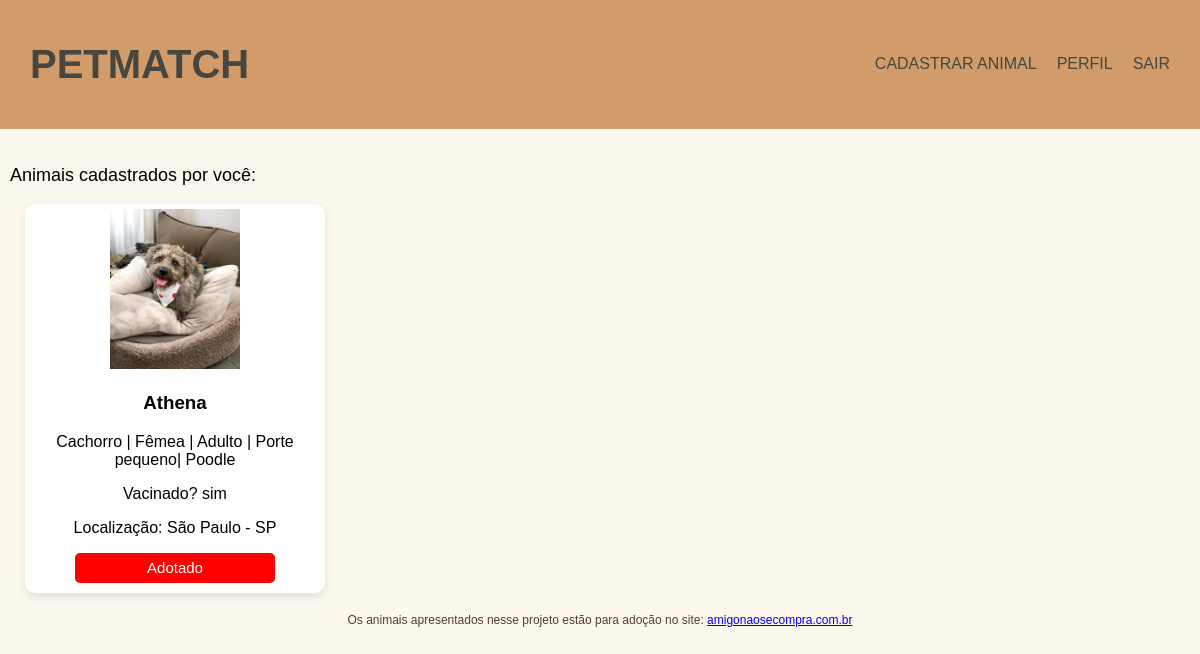
Page /doador (signed in) on the committed database.
### models.py (models this page shows)
class Animal(bdPetMatch.Model):
    __tablename__ = 'animal'
    id = bdPetMatch.Column(bdPetMatch.Integer, primary_key=True)
    nome = bdPetMatch.Column(bdPetMatch.String(150), nullable=False)
    imagem = bdPetMatch.Column(bdPetMatch.String(500), nullable=False)
    descricao = bdPetMatch.Column(bdPetMatch.String(200), nullable=False)
    vacinacao = bdPetMatch.Column(bdPetMatch.String(50), nullable=False)
    localizacao = bdPetMatch.Column(bdPetMatch.String(150), nullable=False)
    status = bdPetMatch.Column(bdPetMatch.String(80), default="Disponível")
    doador_id = bdPetMatch.Column(bdPetMatch.Integer, bdPetMatch.ForeignKey('usuario.id'), nullable=False)

### main.py (the view)
@app.route('/doador')
@login_required
def doador():
    animais = Animal.query.filter_by(doador_id=current_user.id).all()
    return render_template('doador.html', nome=current_user.nome, email=current_user.email, role=current_user.role, animais=animais)

### main.py (called while the page is built)
@lm.user_loader
def user_loader(id):
    usuario = bdPetMatch.session.query(Usuario).filter_by(id=id).first()
    return usuario

### templates/doador.html (shortened to what this page needs)
<!DOCTYPE html>
<html lang="pt-br">
<head>
</head>
<body>
    <div class="header">
        <h1>PETMATCH</h1>
        <div class="nav-links">
            <a href="{{ url_for('cadastroAnimal') }}">CADASTRAR ANIMAL</a>
            <a href="#">PERFIL
            </a>
            <a href="{{ url_for('logout') }}">SAIR</a>
        </div>
    </div>
    <br>
    <p class="txt">Animais cadastrados por você:</p>
    <div class="container">
            {% for animal in animais %}
            <div class="card">
                    <img src="{{ animal.imagem }}" alt="{{ animal.nome }}" width="130">
                    <h3>{{ animal.nome }}</h3>
                    <p>{{ animal.descricao }}</p>
                    <p>Vacinado? {{animal.vacinacao}}</p>
                    <p>Localização: {{ animal.localizacao }}</p>
                    <button class="disponivel {% if animal.status == 'Adotado' %} adotado {% endif %}"
                        {% if animal.status == 'Adotado' %} disabled {% endif %}>
                        {% if animal.status == 'Adotado' %} Adotado {% else %} {{ animal.status }} {% endif %}
                    </button>
                </div>
            {% endfor %}
    </div>
    <div class="footer">
        <p>Os animais apresentados nesse projeto estão para adoção no site: <a href="http://amigonaosecompra.com.br" target="_blank">amigonaosecompra.com.br</a></p>
    </div>
</body>
</html>

### templates/doador.html (style rules this page uses)
body { font-family: Arial, sans-serif; background-color: #fdf8ed; margin: 0; padding: 0; }
.header { display: flex; justify-content: space-between; align-items: center; background-color: #d19b6a; padding: 15px 30px; color: rgb(71, 71, 64); font-size: 20px; text-align: center; }
.nav-links { display: flex; gap: 20px; }
.nav-links a { text-decoration: none; color: rgb(71, 71, 64); font-size: 16px; position: relative; }
.footer { text-align: center; font-size: 12px; color: rgb(82, 61, 49); margin-top: 20px; }
.container { display: flex; margin-left: 10px; flex-wrap: wrap; gap:10px; }
.txt { font-size: 18px; margin-left: 10px; }
.card { justify-content: center; align-items: center; text-align: center; width: 300px; background-color: #fff; margin-left: 15px; justify-content: space-between; border-radius: 10px; box-shadow: 0 4px 10px rgba(0, 0, 0, 0.1); }
.card p { margin-left: 5px; margin-right: 5px; }
.card img { margin-top: 5px; }
.disponivel { margin-bottom: 10px; font-size: 15px; border: none; width: 200px; height: 30px; background-color: #45a049; border-radius: 5px; cursor: pointer; }
.adotado { background-color: red; cursor: not-allowed; color: white; }

### rows in the picture
Animal: imagem (picture), nome "Athena", descricao "Cachorro | Fêmea | Adulto | Porte pequeno| Poodle", vacinacao "sim", localizacao "São Paulo - SP", status "Adotado"
